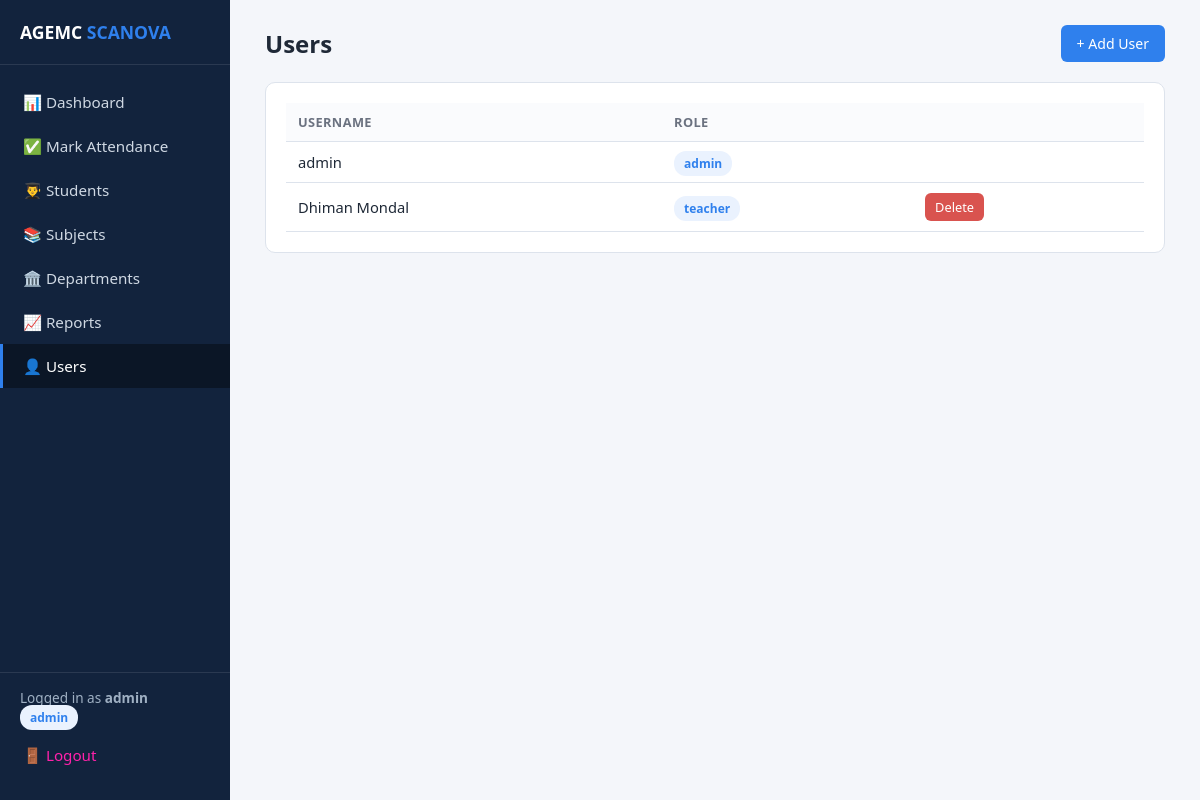
Screenshot of /users (signed in) with the database file from the repository.
### app.py (models this page shows, shortened)
class User(db.Model):
    id = db.Column(db.Integer, primary_key=True)
    username = db.Column(db.String(80), unique=True, nullable=False)
    password_hash = db.Column(db.String(200), nullable=False)
    role = db.Column(db.String(20), nullable=False, default='teacher')  # admin / teacher

### app.py (the view)
@app.route('/users')
@login_required
@admin_required
def users():
    all_users = User.query.all()
    return render_template('users.html', users=all_users)

### app.py (called while the page is built)
def login_required(f):
    @wraps(f)
    def decorated(*args, **kwargs):
        if 'user_id' not in session:
            flash('Please log in first.', 'warning')
            return redirect(url_for('login'))
        return f(*args, **kwargs)
    return decorated

def admin_required(f):
    @wraps(f)
    def decorated(*args, **kwargs):
        if session.get('role') != 'admin':
            flash('Admin access required.', 'danger')
            return redirect(url_for('dashboard'))
        return f(*args, **kwargs)
    return decorated

@app.context_processor
def inject_user():
    return dict(current_user_role=session.get('role'), current_username=session.get('username'),
                year_choices=YEAR_CHOICES)

### templates/users.html
{% extends "base.html" %}
{% block content %}
<div class="topbar">
  <h1>Users</h1>
  <a class="btn" href="{{ url_for('register') }}">+ Add User</a>
</div>
<div class="card">
  <table>
    <tr><th>Username</th><th>Role</th><th></th></tr>
    {% for u in users %}
    <tr>
      <td>{{ u.username }}</td>
      <td><span class="badge-role">{{ u.role }}</span></td>
      <td>{% if u.id != session.get('user_id') %}<a class="btn btn-danger btn-sm" href="{{ url_for('delete_user', id=u.id) }}" onclick="return confirm('Delete this user?')">Delete</a>{% endif %}</td>
    </tr>
    {% endfor %}
  </table>
</div>
{% endblock %}

### templates/base.html (style rules this page uses)
:root { --navy: #12233d; --navy-dark: #0b1626; --accent: #2f80ed; --accent-light: #eaf2fe; --green: #1a9e6b; --red: #d9534f; --amber: #e0a800; --bg: #f4f6fa; --border: #dde3ec; --text: #1f2937; --muted: #6b7280; }
* { box-sizing: border-box; }
body { margin: 0; font-family: 'Segoe UI', Roboto, Arial, sans-serif; background: var(--bg); color: var(--text); }
.topbar { display: flex; justify-content: space-between; align-items: center; margin-bottom: 20px; }
.topbar h1 { font-size: 1.5rem; margin: 0; }
.badge-role { background: var(--accent-light); color: var(--accent); padding: 4px 10px; border-radius: 12px; font-size: 0.75rem; font-weight: 600; }
.card { background: #fff; border: 1px solid var(--border); border-radius: 10px; padding: 20px; margin-bottom: 20px; }
table { width: 100%; border-collapse: collapse; }
th, td { padding: 10px 12px; text-align: left; border-bottom: 1px solid var(--border); font-size: 0.92rem; }
th { background: #fafbfd; color: var(--muted); font-weight: 600; font-size: 0.8rem; text-transform: uppercase; letter-spacing: 0.03em; }
.btn { display: inline-block; background: var(--accent); color: #fff; border: none; padding: 9px 16px; border-radius: 6px; cursor: pointer; text-decoration: none; font-size: 0.88rem; font-weight: 500; }
.btn-danger { background: var(--red); }
.btn-sm { padding: 5px 10px; font-size: 0.8rem; }

### rows the page displays
User: username "admin", role "admin"
User: username "Dhiman Mondal", role "teacher"

### other values shown
{{ current_username }} "admin"
{{ current_user_role }} "admin"
